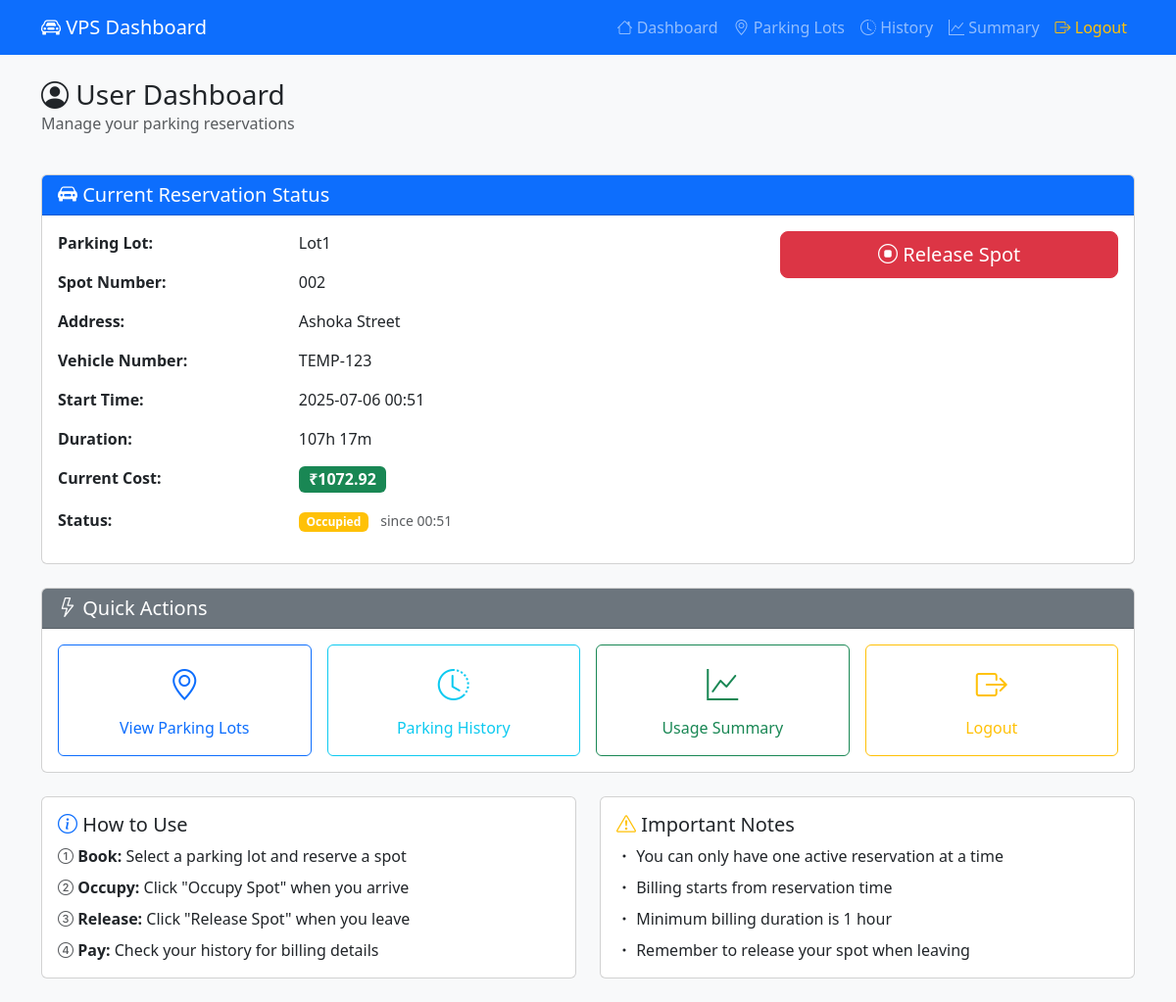
/dashboard (signed in), run on the app's committed database.
### models/models.py (models this page shows, shortened)
class ParkingLot(Base):
    __tablename__ = "parking_lots"
    id = Column(Integer, primary_key=True)
    name = Column(String, nullable=False)
    address_line_1 = Column(String, nullable=False)
    address_line_2 = Column(String)
    address_line_3 = Column(String)
    pin_code = Column(String(10), nullable=False)
    price_per_hour = Column(Numeric(10, 2), nullable=False)
    number_of_spots = Column(Integer, nullable=False)
    spots = relationship(
        "ParkingSpot", back_populates="parking_lot", cascade="all, delete-orphan"
    )

class ParkingSpot(Base):
    __tablename__ = "parking_spots"
    id = Column(Integer, primary_key=True)
    spot_number = Column(String, nullable=False)
    status = Column(PgEnum(SpotStatus), default=SpotStatus.AVAILABLE, nullable=False)
    parking_lot_id = Column(Integer, ForeignKey("parking_lots.id"), nullable=False)
    parking_lot = relationship("ParkingLot", back_populates="spots")
    reservations = relationship(
        "Reservation", back_populates="parking_spot", cascade="all, delete-orphan"
    )

class Reservation(Base):
    __tablename__ = "reservations"
    id = Column(Integer, primary_key=True)
    user_id = Column(Integer, ForeignKey("users.id"), nullable=False)
    parking_spot_id = Column(Integer, ForeignKey("parking_spots.id"), nullable=False)
    vehicle_number = Column(String, nullable=False)
    start_time = Column(DateTime, default=datetime.utcnow, nullable=False)
    occupy_time = Column(DateTime, nullable=True)
    end_time = Column(DateTime, nullable=True)
    user = relationship("User", back_populates="reservations")
    parking_spot = relationship("ParkingSpot", back_populates="reservations")

### app.py (the view)
@app.route("/dashboard")
@login_required
@role_required("user")
def user_dashboard():
    with SessionLocal() as db:
        active_reservation = (
            db.query(Reservation)
            .filter_by(user_id=session["user_id"], end_time=None)
            .options(selectinload(Reservation.parking_spot)
                    .selectinload(ParkingSpot.parking_lot))
            .first()
        )
        current_cost = 0
        if active_reservation:
            current_cost = calculate_cost(active_reservation)
        return render_template("user_dashboard.html",
                             current_reservation=active_reservation,
                             current_cost=current_cost)

### app.py (called while the page is built)
def calculate_cost(reservation):
    if not reservation.end_time:
        current_time = datetime.now()
    else:
        current_time = reservation.end_time
    session_duration = current_time - reservation.start_time
    total_hours = max(1, session_duration.total_seconds() / 3600)
    hourly_rate = float(reservation.parking_spot.parking_lot.price_per_hour)
    total_fee = round(total_hours * hourly_rate, 2)
    return total_fee

def format_duration(start_time, end_time=None):
    if not end_time:
        end_time = datetime.now()
    duration = end_time - start_time
    total_minutes = int(duration.total_seconds() / 60)
    if total_minutes > 0:
        hours = total_minutes // 60
        minutes = total_minutes % 60
        return f"{hours}h {minutes}m"
    else:
        return "0h 0m"

def login_required(view_function):
    @wraps(view_function)
    def authentication_wrapper(*args, **kwargs):
        if "user_id" not in session:
            flash("Authentication required. Please log in to continue.")
            return redirect(url_for("login"))
        return view_function(*args, **kwargs)
    return authentication_wrapper

def role_required(required_role):
    def role_decorator(view_function):
        @wraps(view_function)
        def role_wrapper(*args, **kwargs):
            if session.get("role") != required_role:
                flash("Access denied. Insufficient privileges.")
                return redirect(url_for("login"))
            return view_function(*args, **kwargs)
        return role_wrapper
    return role_decorator

### templates/user_dashboard.html (shortened to what this page needs)
<!DOCTYPE html>
<html lang="en">
<head>
    <link href="https://cdn.jsdelivr.net/npm/bootstrap@5.3.0/dist/css/bootstrap.min.css" rel="stylesheet">
    <link href="https://cdn.jsdelivr.net/npm/bootstrap-icons@1.10.0/font/bootstrap-icons.css" rel="stylesheet">
</head>
<body class="bg-light">
    <nav class="navbar navbar-expand-lg navbar-dark bg-primary">
        <div class="container">
            <a class="navbar-brand" href="#">
                <i class="bi bi-car-front"></i> VPS Dashboard
            </a>
            <div class="collapse navbar-collapse" id="navbarNav">
                <ul class="navbar-nav ms-auto">
                    <li class="nav-item">
                        <a class="nav-link" href="{{ url_for('user_dashboard') }}">
                            <i class="bi bi-house"></i> Dashboard
                        </a>
                    </li>
                    <li class="nav-item">
                        <a class="nav-link" href="{{ url_for('user_view_lots') }}">
                            <i class="bi bi-geo-alt"></i> Parking Lots
                        </a>
                    </li>
                    <li class="nav-item">
                        <a class="nav-link" href="{{ url_for('parking_history') }}">
                            <i class="bi bi-clock-history"></i> History
                        </a>
                    </li>
                    <li class="nav-item">
                        <a class="nav-link" href="{{ url_for('user_summary') }}">
                            <i class="bi bi-graph-up"></i> Summary
                        </a>
                    </li>
                    <li class="nav-item">
                        <a class="nav-link text-warning" href="{{ url_for('logout') }}">
                            <i class="bi bi-box-arrow-right"></i> Logout
                        </a>
                    </li>
                </ul>
            </div>
        </div>
    </nav>
    <div class="container mt-4">
        <div class="row mb-4">
            <div class="col-12">
                <h1 class="h3 mb-0">
                    <i class="bi bi-person-circle"></i> User Dashboard
                </h1>
                <p class="text-muted">Manage your parking reservations</p>
            </div>
        </div>
        <div class="row mb-4">
            <div class="col-12">
                <div class="card">
                    <div class="card-header bg-primary text-white">
                        <h5 class="mb-0">
                            <i class="bi bi-car-front-fill"></i> Current Reservation Status
                        </h5>
                    </div>
                    <div class="card-body">
                        {% if current_reservation %}
                            <div class="row">
                                <div class="col-12 col-md-8">
                                    <div class="row mb-3">
                                        <div class="col-sm-4"><strong>Parking Lot:</strong></div>
                                        <div class="col-sm-8">{{ current_reservation.parking_spot.parking_lot.name }}</div>
                                    </div>
                                    <div class="row mb-3">
                                        <div class="col-sm-4"><strong>Spot Number:</strong></div>
                                        <div class="col-sm-8">{{ current_reservation.parking_spot.spot_number }}</div>
                                    </div>
                                    <div class="row mb-3">
                                        <div class="col-sm-4"><strong>Address:</strong></div>
                                        <div class="col-sm-8">{{ current_reservation.parking_spot.parking_lot.address_line_1 }}</div>
                                    </div>
                                    <div class="row mb-3">
                                        <div class="col-sm-4"><strong>Vehicle Number:</strong></div>
                                        <div class="col-sm-8">{{ current_reservation.vehicle_number }}</div>
                                    </div>
                                    <div class="row mb-3">
                                        <div class="col-sm-4"><strong>Start Time:</strong></div>
                                        <div class="col-sm-8">{{ current_reservation.start_time.strftime('%Y-%m-%d %H:%M') }}</div>
                                    </div>
                                    <div class="row mb-3">
                                        <div class="col-sm-4"><strong>Duration:</strong></div>
                                        <div class="col-sm-8">{{ format_duration(current_reservation.start_time) }}</div>
                                    </div>
                                    <div class="row mb-3">
                                        <div class="col-sm-4"><strong>Current Cost:</strong></div>
                                        <div class="col-sm-8">
                                            <span class="badge bg-success fs-6">₹{{ "%.2f"|format(current_cost) }}</span>
                                        </div>
                                    </div>
                                    <div class="row mb-3">
                                        <div class="col-sm-4"><strong>Status:</strong></div>
                                        <div class="col-sm-8">
                                            {% if current_reservation.occupy_time %}
                                                <span class="badge bg-warning">Occupied</span>
                                                <small class="text-muted ms-2">since {{ current_reservation.occupy_time.strftime('%H:%M') }}</small>
                                            {% else %}
                                                <span class="badge bg-info">Reserved</span>
                                            {% endif %}
                                        </div>
                                    </div>
                                </div>
                                <div class="col-12 col-md-4 mt-3 mt-md-0">
                                    <div class="text-center">
                                        {% if not current_reservation.occupy_time %}
                                            <form method="POST" action="{{ url_for('occupy_spot', reservation_id=current_reservation.id) }}" class="mb-2">
                                                <button type="submit" class="btn btn-success btn-lg w-100">
                                                    <i class="bi bi-play-circle"></i> Occupy Spot
                                                </button>
                                            </form>
                                        {% else %}
                                            <form method="POST" action="{{ url_for('release_spot', reservation_id=current_reservation.id) }}">
                                                <button type="submit" class="btn btn-danger btn-lg w-100">
                                                    <i class="bi bi-stop-circle"></i> Release Spot
                                                </button>
                                            </form>
                                        {% endif %}
                                    </div>
                                </div>
                            </div>
                        {% endif %}
                    </div>
                </div>
            </div>
        </div>
        <div class="row mb-4">
            <div class="col-12">
                <div class="card">
                    <div class="card-header bg-secondary text-white">
                        <h5 class="mb-0">
                            <i class="bi bi-lightning"></i> Quick Actions
                        </h5>
                    </div>
                    <div class="card-body">
                        <div class="row g-3">
                            <div class="col-12 col-sm-6 col-md-3">
                                <a href="{{ url_for('user_view_lots') }}" class="btn btn-outline-primary w-100 h-100 d-flex flex-column align-items-center justify-content-center p-3">
                                    <i class="bi bi-geo-alt fs-2"></i>
                                    <span class="mt-2">View Parking Lots</span>
                                </a>
                            </div>
                            <div class="col-12 col-sm-6 col-md-3">
                                <a href="{{ url_for('parking_history') }}" class="btn btn-outline-info w-100 h-100 d-flex flex-column align-items-center justify-content-center p-3">
                                    <i class="bi bi-clock-history fs-2"></i>
                                    <span class="mt-2">Parking History</span>
                                </a>
                            </div>
                            <div class="col-12 col-sm-6 col-md-3">
                                <a href="{{ url_for('user_summary') }}" class="btn btn-outline-success w-100 h-100 d-flex flex-column align-items-center justify-content-center p-3">
                                    <i class="bi bi-graph-up fs-2"></i>
                                    <span class="mt-2">Usage Summary</span>
                                </a>
                            </div>
                            <div class="col-12 col-sm-6 col-md-3">
                                <a href="{{ url_for('logout') }}" class="btn btn-outline-warning w-100 h-100 d-flex flex-column align-items-center justify-content-center p-3">
                                    <i class="bi bi-box-arrow-right fs-2"></i>
                                    <span class="mt-2">Logout</span>
                                </a>
                            </div>
                        </div>
                    </div>
                </div>
            </div>
        </div>
        <div class="row">
            <div class="col-md-6 mb-4">
                <div class="card h-100">
                    <div class="card-body">
                        <h5 class="card-title">
                            <i class="bi bi-info-circle text-primary"></i> How to Use
                        </h5>
                        <ul class="list-unstyled mb-0">
                            <li class="mb-2">
                                <i class="bi bi-1-circle text-muted"></i>
                                <strong>Book:</strong> Select a parking lot and reserve a spot
                            </li>
                            <li class="mb-2">
                                <i class="bi bi-2-circle text-muted"></i>
                                <strong>Occupy:</strong> Click "Occupy Spot" when you arrive
                            </li>
                            <li class="mb-2">
                                <i class="bi bi-3-circle text-muted"></i>
                                <strong>Release:</strong> Click "Release Spot" when you leave
                            </li>
                            <li>
                                <i class="bi bi-4-circle text-muted"></i>
                                <strong>Pay:</strong> Check your history for billing details
                            </li>
                        </ul>
                    </div>
                </div>
            </div>
            <div class="col-md-6 mb-4">
                <div class="card h-100">
                    <div class="card-body">
                        <h5 class="card-title">
                            <i class="bi bi-exclamation-triangle text-warning"></i> Important Notes
                        </h5>
                        <ul class="list-unstyled mb-0">
                            <li class="mb-2">
                                <i class="bi bi-dot"></i>
                                You can only have one active reservation at a time
                            </li>
                            <li class="mb-2">
                                <i class="bi bi-dot"></i>
                                Billing starts from reservation time
                            </li>
                            <li class="mb-2">
                                <i class="bi bi-dot"></i>
                                Minimum billing duration is 1 hour
                            </li>
                            <li>
                                <i class="bi bi-dot"></i>
                                Remember to release your spot when leaving
                            </li>
                        </ul>
                    </div>
                </div>
            </div>
        </div>
    </div>
</body>
</html>

### data on the page
ParkingLot: parking_spot.parking_lot.name "Lot1", parking_spot.parking_lot.address_line_1 "Ashoka Street"
ParkingSpot: parking_spot.spot_number "002"
Reservation: vehicle_number "TEMP-123", start_time "2025-07-06 00:51", start_time "107h 17m", occupy_time "00:51"

### other printed values
{{ "%.2f"|format(current_cost) }} "1072.92"
